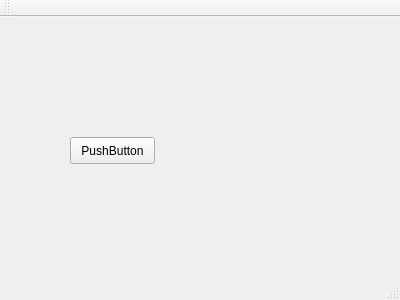
<?xml version="1.0" encoding="UTF-8"?>
<ui version="4.0">
 <class>MainWindow</class>
 <widget class="QMainWindow" name="MainWindow">
  <property name="geometry">
   <rect>
    <x>0</x>
    <y>0</y>
    <width>400</width>
    <height>300</height>
   </rect>
  </property>
  <property name="windowTitle">
   <string>MainWindow</string>
  </property>
  <widget class="QWidget" name="centralWidget">
   <widget class="QPushButton" name="pushButton">
    <property name="geometry">
     <rect>
      <x>70</x>
      <y>120</y>
      <width>85</width>
      <height>27</height>
     </rect>
    </property>
    <property name="text">
     <string>PushButton</string>
    </property>
   </widget>
  </widget>
  <widget class="QMenuBar" name="menuBar">
   <property name="geometry">
    <rect>
     <x>0</x>
     <y>0</y>
     <width>400</width>
     <height>27</height>
    </rect>
   </property>
  </widget>
  <widget class="QToolBar" name="mainToolBar">
   <attribute name="toolBarArea">
    <enum>TopToolBarArea</enum>
   </attribute>
   <attribute name="toolBarBreak">
    <bool>false</bool>
   </attribute>
  </widget>
  <widget class="QStatusBar" name="statusBar"/>
 </widget>
 <layoutdefault spacing="6" margin="11"/>
 <resources/>
 <connections/>
</ui>
